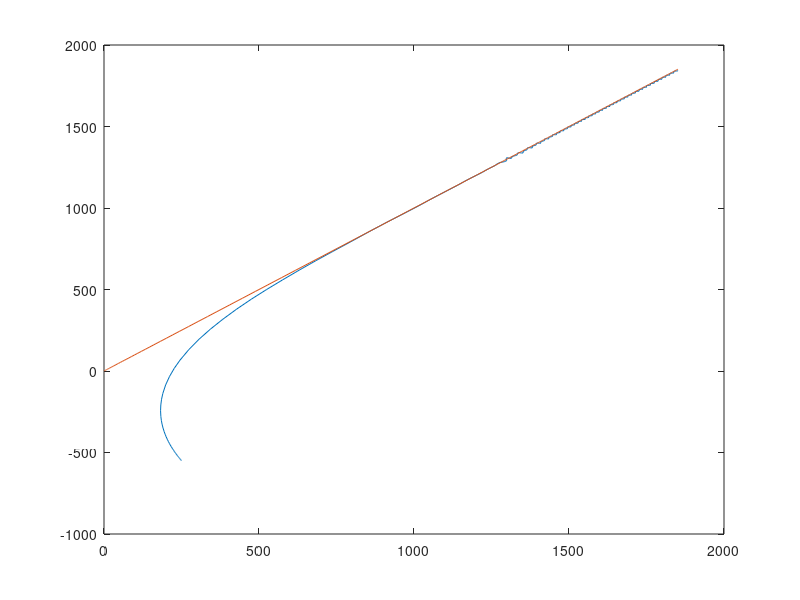

Recreate this plot in MATLAB.
function foxrabchase1 
%A fox rabbit pursuit simulation based on the values and criteria of 
%question 1

sr = 13; %speed of rabbit
sf = 16; % "     " fox 
z0 = [250 -550]; %ic for fox
ts = [0 norm(z0)/(sf-sr)]; % timespan
mindist = 0.1;
burrow = [600 600];
options = odeset('Events', @(t,z)foxrab1(t,z,sr, mindist, burrow));
[t, z, te, ze, zi] = ode45(@(t,z)foxode1(t, z, sr, sf), ts, z0, options);
te, ze, zi
plot(z(:,1), z(:,2), sr*cos(pi/4)*t, sr*sin(pi/4)*t)

function dzdt = foxode1(t, z, s_r, s_f)
%definition of ODE for the Fox-Rabbit chase

r = [s_r*cos(pi/4)*t s_r*sin(pi/4)*t]; %the position of the rabbit

dist = sqrt((r(1)-z(1))^2 + (r(2)-z(2))^2);%distance between fox and rabbit
dzdt = zeros(2,1); %2x1 column vector
dzdt(1) = s_f*(r(1)-z(1))/dist; %horizantal velocity
dzdt(2) = s_f*(r(2)-z(2))/dist; %vertical velocity
end

function [value, isterminal, direction] = foxrab1(t, z, s_r,mindist,burrow)
r = [s_r*cos(pi/4)*t s_r*sin(pi/4)*t];
burrow = [600, 600]; 
value(1) = sqrt((r(1)-z(1))^2 + (r(2)-z(2))^2) - mindist; %fox catches 
                                                          %rabbit
isterminal(1) = 1;
direction(1) = -1;
value(2) = (burrow(1) - r(1) > 0 && burrow(2) - r(2) > 0); %if rabbit 
                                                           %reaches burrow
isterminal(2) = 1;
direction(2) = -1;
end
end
